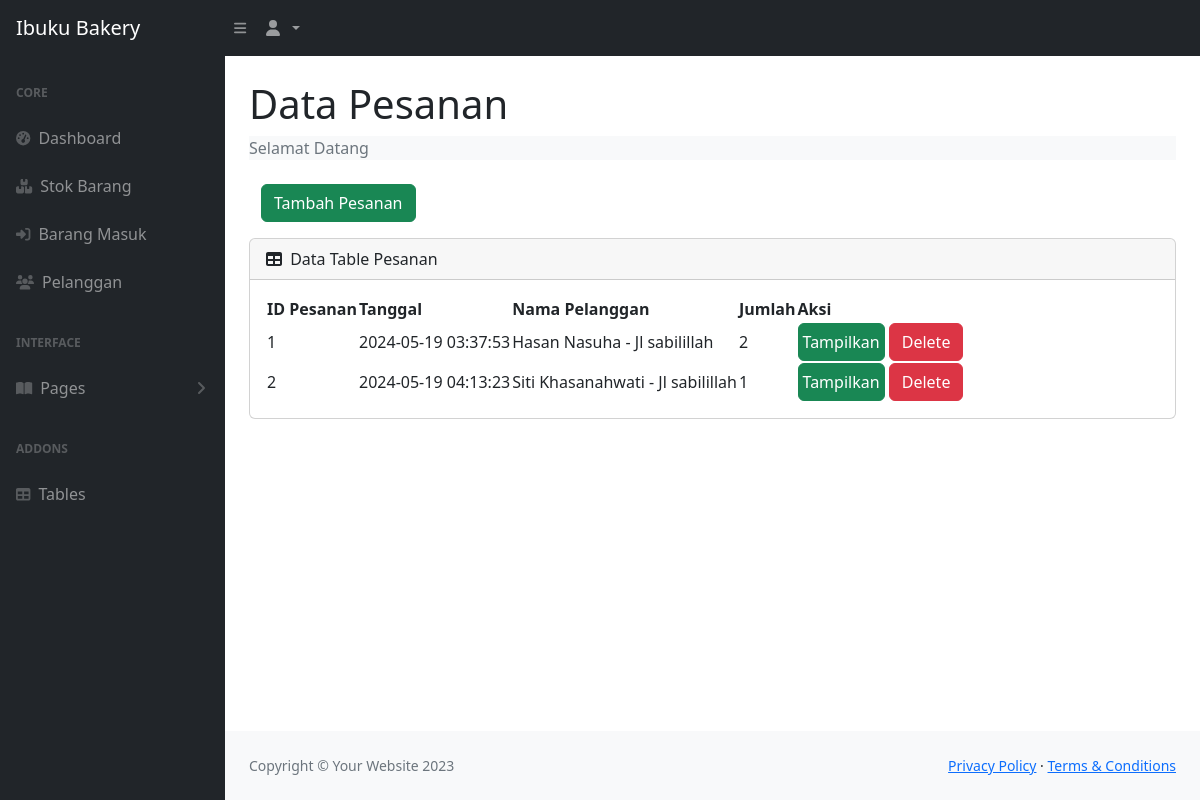
The app's page /index.php (signed in) with its own data.
### tables this page shows
CREATE TABLE `pesanan` (
  `idpesanan` int(11) NOT NULL,
  `tanggal` timestamp NOT NULL DEFAULT current_timestamp(),
  `idpelanggan` int(11) DEFAULT NULL
);

CREATE TABLE `pelanggan` (
  `idpelanggan` int(11) NOT NULL,
  `nama_pelanggan` varchar(50) NOT NULL,
  `no_telp` varchar(20) NOT NULL,
  `alamat` text NOT NULL
);

### index.php (the view, shortened to what this page needs)
<?php
  require 'logincek.php';
?>
<!DOCTYPE html>
<html lang="en">
  <head>
    <link href="https://cdn.jsdelivr.net/npm/simple-datatables@7.1.2/dist/style.min.css" rel="stylesheet" />
    <link href="css/index.css" rel="stylesheet" />
  </head>
  <body class="sb-nav-fixed">
    <nav class="sb-topnav navbar navbar-expand navbar-dark bg-dark">
      <a class="navbar-brand ps-3" href="index.php">Ibuku Bakery</a>
      <button class="btn btn-link btn-sm order-1 order-lg-0 me-4 me-lg-0" id="sidebarToggle" href="#!">
        <i class="fas fa-bars"></i>
      </button>
      <ul class="navbar-nav ms-auto ms-md-0 me-3 me-lg-4">
        <li class="nav-item dropdown">
          <a class="nav-link dropdown-toggle" id="navbarDropdown" href="#" role="button" data-bs-toggle="dropdown" aria-expanded="false">
            <i class="fas fa-user fa-fw"></i>
          </a>
        </li>
      </ul>
    </nav>
    <div id="layoutSidenav">
      <div id="layoutSidenav_nav">
        <nav class="sb-sidenav accordion sb-sidenav-dark" id="sidenavAccordion">
          <div class="sb-sidenav-menu">
            <div class="nav">
              <div class="sb-sidenav-menu-heading">Core</div>
              <a class="nav-link" href="index.php">
                <div class="sb-nav-link-icon">
                  <i class="fas fa-tachometer-alt"></i>
                </div>
                Dashboard
              </a>
              <a class="nav-link" href="stock.php">
                <div class="sb-nav-link-icon">
                  <i class="fa-solid fa-boxes-stacked"></i>
                </div>
                Stok Barang
              </a>
              <a class="nav-link" href="masuk.php">
                <div class="sb-nav-link-icon">
                  <i class="fa-solid fa-right-to-bracket"></i>
                </div>
                Barang Masuk
              </a>
              <a class="nav-link" href="pelanggan.php">
                <div class="sb-nav-link-icon">
                  <i class="fa-solid fa-users"></i>
                </div>
                Pelanggan
              </a>
              <div class="sb-sidenav-menu-heading">Interface</div>
              <a class="nav-link collapsed" href="#" data-bs-toggle="collapse" data-bs-target="#collapsePages" aria-expanded="false" aria-controls="collapsePages">
                <div class="sb-nav-link-icon">
                  <i class="fas fa-book-open"></i>
                </div>
                Pages
                <div class="sb-sidenav-collapse-arrow">
                  <i class="fas fa-angle-down"></i>
                </div>
              </a>
              <div class="sb-sidenav-menu-heading">Addons</div>
              <a class="nav-link" href="tables.html">
                <div class="sb-nav-link-icon"><i class="fas fa-table"></i></div>
                Tables
              </a>
            </div>
          </div>
        </nav>
      </div>
      <div id="layoutSidenav_content">
        <main>
          <div class="container-fluid px-4">
            <h1 class="mt-4">Data Pesanan</h1>
            <ol class="breadcrumb bg-light mb-4">
              <li class="breadcrumb-item active">Selamat Datang</li>
            </ol>
            <div class="container mb-3">
                <button type="button" class="btn btn-success" data-bs-toggle="modal" data-bs-target="#exampleModal">
                Tambah Pesanan
                </button>
            </div>
            <div class="card mb-4">
              <div class="card-header">
                <i class="fas fa-table me-1"></i>
                Data Table Pesanan
              </div>
              <div class="card-body">
                <table id="datatablesSimple">
                  <thead>
                    <tr>
                      <th>ID Pesanan</th>
                      <th>Tanggal</th>
                      <th>Nama Pelanggan</th>
                      <th>Jumlah</th>
                      <th>Aksi</th>
                    </tr>
                  </thead>
                  <tbody>
                  <?php
                    $get = mysqli_query($con, 'SELECT * FROM pesanan p, pelanggan pl WHERE p.idpelanggan=pl.idpelanggan');
                    while($p = mysqli_fetch_array($get)){
                      $idpesanan = $p['idpesanan'];
                      $tanggal = $p['tanggal'];
                      $namapelanggan = $p['nama_pelanggan'];
                      $alamat = $p['alamat'];
                      $hitungjumlah = mysqli_query($con,"SELECT * FROM detailpesanan WHERE idpesanan='$idpesanan'");
                      $jumlah = mysqli_num_rows($hitungjumlah);
                  ?>
                    <tr>
                      <td><?=$idpesanan;?></td>
                      <td><?=$tanggal;?></td>
                      <td><?=$namapelanggan;?> - <?=$alamat;?></td>
                      <td><?=$jumlah;?></td>
                      <td><a href="view.php?idp=<?=$idpesanan;?>" class="btn btn-success px-1" target="blank">Tampilkan</a>
                      <a href="" class="btn btn-danger ">Delete</a></td>
                    </tr>
                  <?php
                    };
                  ?>
                  </tbody>
                </table>
              </div>
            </div>
          </div>
        </main>
        <footer class="py-4 bg-light mt-auto">
          <div class="container-fluid px-4">
            <div class="d-flex align-items-center justify-content-between small">
              <div class="text-muted">Copyright &copy; Your Website 2023</div>
              <div>
                <a href="#">Privacy Policy</a>
                &middot;
                <a href="#">Terms &amp; Conditions</a>
              </div>
            </div>
          </div>
        </footer>
      </div>
    </div>
  </body>
</html>

### records on screen
pesanan: idpesanan "1", tanggal "2024-05-19 03:37:53", idpelanggan.nama_pelanggan "Hasan Nasuha", idpelanggan.alamat "Jl sabilillah", jumlah "2"
pesanan: idpesanan "2", tanggal "2024-05-19 04:13:23", idpelanggan.nama_pelanggan "Siti Khasanahwati", idpelanggan.alamat "Jl sabilillah", jumlah "1"
